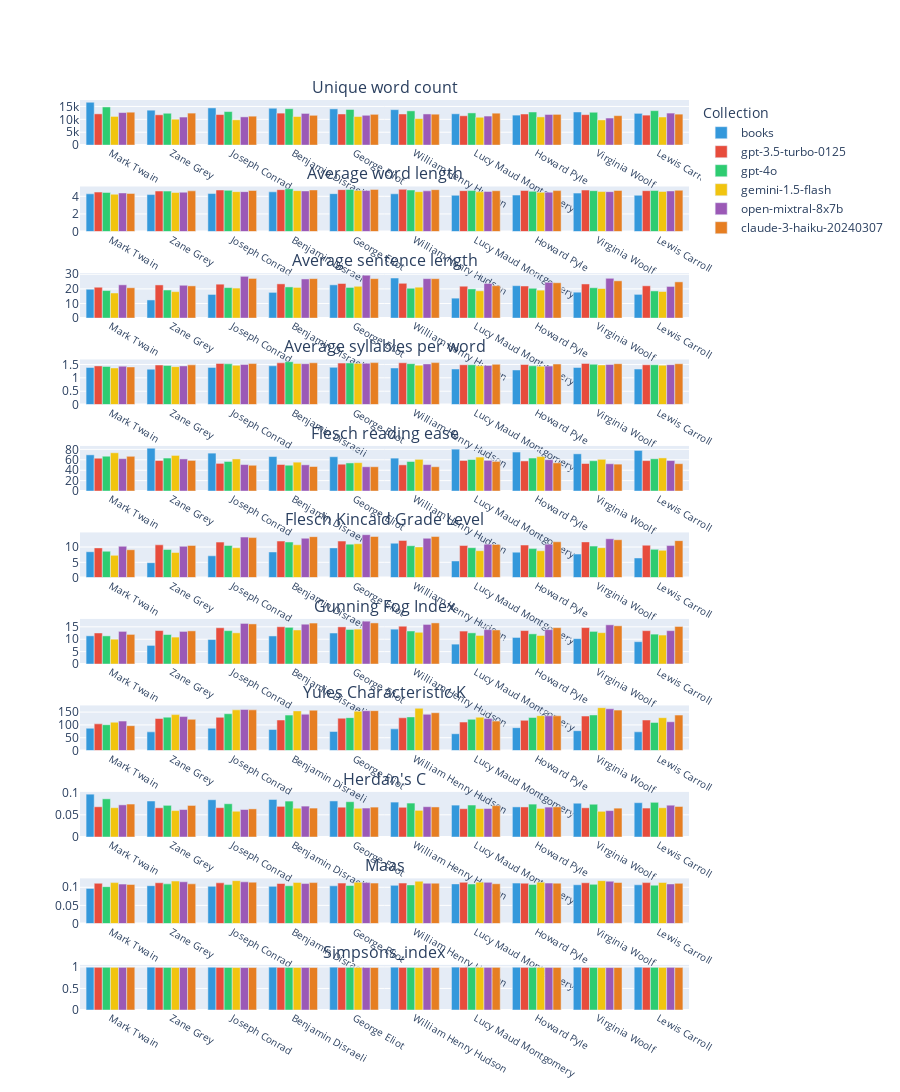
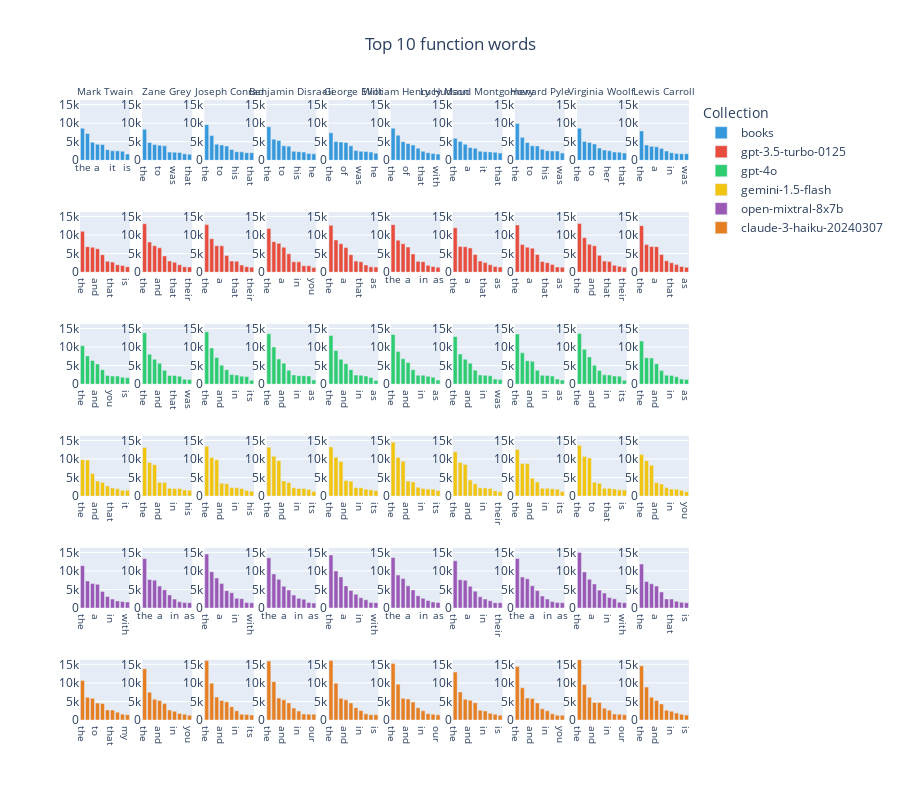
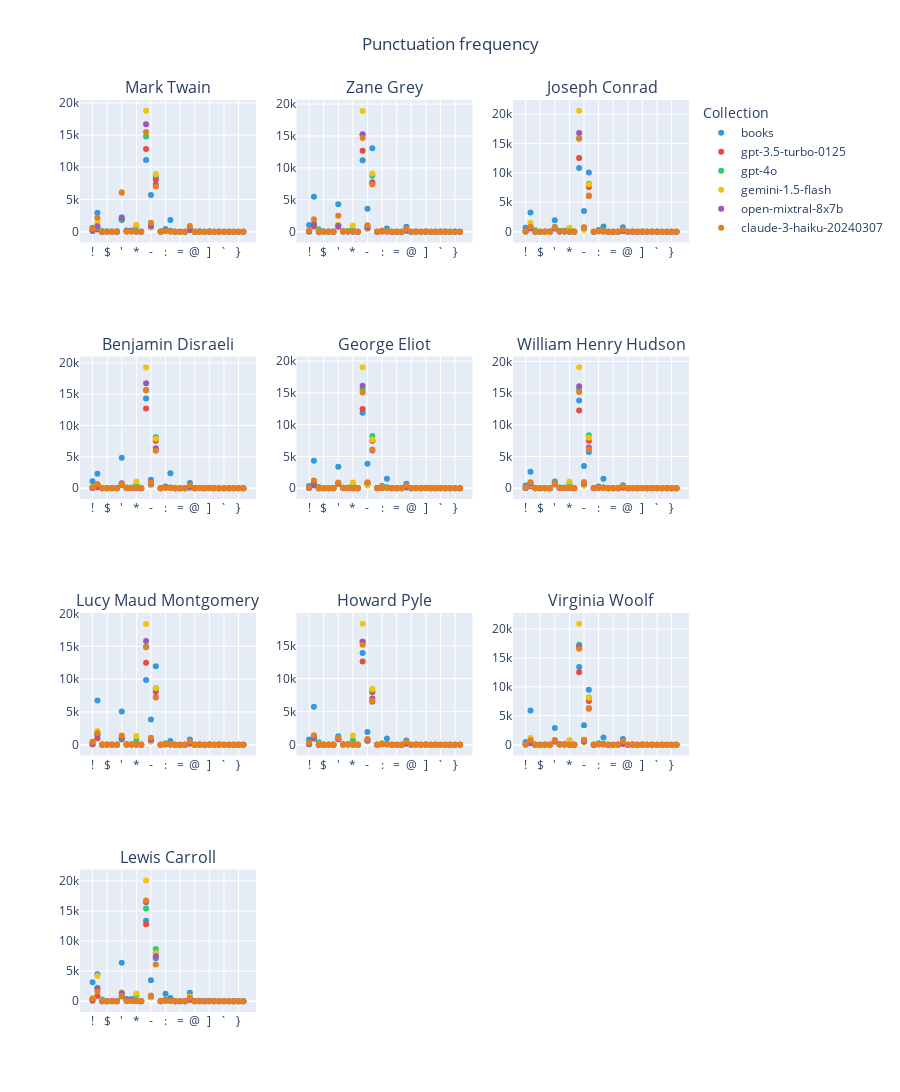
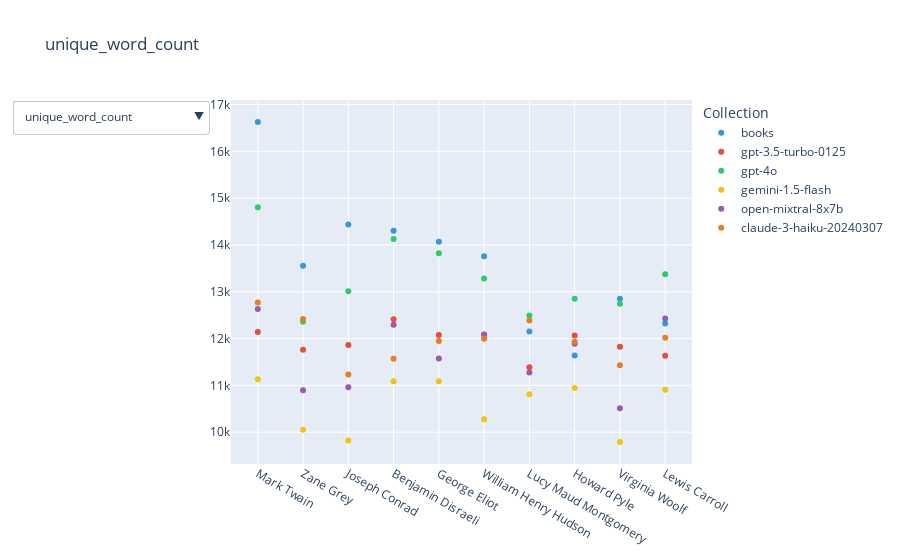

Notebook code for these charts, in order:
### Code cell
metrics_analysis_visualization = WritingStyleMetricsAnalysisVisualization(
    settings=settings, 
    metrics_analysis_results=metrics_analysis_results,
    feature_extractor=feature_extractor
)
metrics_analysis_visualization.visualize()
